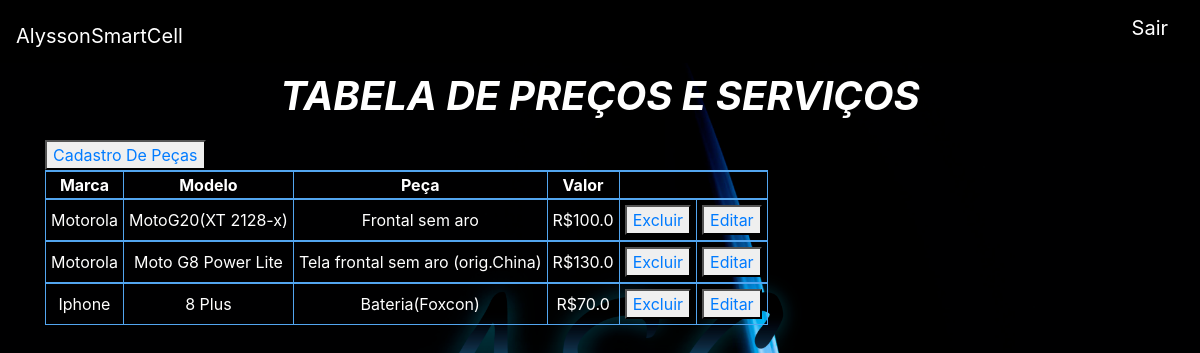
Page /consultarprecos on the committed database.
### OS/models.py (models this page shows)
class listadeprecos(models.Model):
    marca = models.TextField(max_length=20)
    modelo = models.TextField(max_length=20)
    pecaeservico = models.TextField(max_length=50)
    valor = models.FloatField()

### OS/views.py (the view)
# urls.py: path('consultarprecos', views_os.consultarprecos,name='tabela'),
def consultarprecos(request):
    tabela = {
        'tabela': listadeprecos.objects.all()
    }
    return render(request, 'users/tabeladeprecos.html', context= tabela)

### users/templates/users/tabeladeprecos.html (shortened to what this page needs)
{% extends 'users/base.html' %}
{% block conteudo %}
{% load static %}
<link rel="stylesheet" href="{% static 'css/tabelaprecos.css'%}">
<div class="container" id="div-principal">
    <h1 id="titulo">TABELA DE PREÇOS E SERVIÇOS</h1>
    <div class="tabela">
        <table >
            <tr>
                <th>Marca</th>
                <th>Modelo</th>
                <th>Peça</th>
                <Th>Valor</Th>
            </tr>
            {% for dado in tabela %}
            <tr>
                <td>{{dado.marca}}</td>
                <td>{{dado.modelo}}</td>
                <td>{{dado.pecaeservico}}</td>
                <td>R${{dado.valor}}</td>
                <td><button><a href="{% url 'excluirpeca' dado.id %}">Excluir</a></button></td>
                <td><button><a href="{% url 'editarpeca' dado.id %}">Editar</a></button></td>
            </tr>
            {% endfor %}
            <button><a href="{% url 'cadastropeças' %}">Cadastro De Peças</a></button>
         </table>
    </div>
</div>
{% endblock %}

### users/templates/users/base.html (shortened to what this page needs)
{% load static %}
<!doctype html>
<html lang="en">
  <head >
    <link rel="stylesheet" href="https://cdn.jsdelivr.net/npm/bootstrap@4.6.2/dist/css/bootstrap.min.css">
    <link rel="stylesheet" href="{% static 'css/main.css' %}">
  </head>
  <body style="background-image: url('{% static 'imagens/fundo.png' %}');">
    <nav class="navbar" >
        <a class="navbar-brand" href="{% url 'PaginaInicial' %}">AlyssonSmartCell</a>
        <ul style="list-style: none;">
            <li style="float: left;">
                <a class="navbar-brand" href="#">Sair</a>
            </li>
        </ul>
      </nav>
      {% block conteudo %}
      {% endblock %}
  </body >
</html>

### static/css/tabelaprecos.css (style rules this page uses)
#titulo { color: white; text-align: center; font-style: italic; font-weight: bold; margin-bottom: 20px; }
table, th, td, tr { border: 1px solid #52a5ef; border-collapse: collapse; border-top: 2px solid #52a5ef; color: white; text-align: center; }
td { padding: 5px; }

### users/templates/users/base.html (style rules this page uses)
body { height: 100vh; background-color: black; background-position: center center; background-repeat: no-repeat; background-size: contain; }
.navbar-brand { color: white; }

### rows in the picture
listadeprecos: marca "Motorola", modelo "MotoG20(XT 2128-x)", pecaeservico "Frontal sem aro", valor "100.0"
listadeprecos: marca "Motorola", modelo "Moto G8 Power Lite", pecaeservico "Tela frontal sem aro (orig.China)", valor "130.0"
listadeprecos: marca "Iphone", modelo "8 Plus", pecaeservico "Bateria(Foxcon)", valor "70.0"
